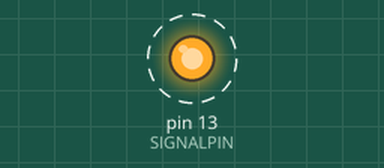
Simulated run of this sketch. Board: Arduino Uno, built with avr-gcc and run on an emulated ATmega328P. Shown: output pins drawn as LEDs (lit = HIGH). Dashed ring = blinking. What the sketch prints to the serial monitor is not drawn.

Above: at 0.5 s.
Timing chart, 0 to 4.6 s (numbered marks = the images above):
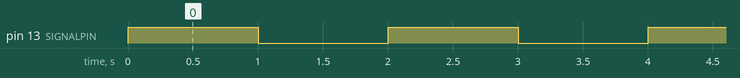

Measured:
- by itself, pin 13 (SIGNALPIN): alternates HIGH for 1.0 s and LOW for 1.0 s

The sketch:

IFDEBUG.ino
```cpp
# define DEBUG 1

const int DELAYTIME = 1000;

void setup() {
  // initialize signal output
  SignalControl_Init();
#ifdef DEBUG
  Serial.begin(9600);
#endif

}

// the loop function runs over and over again forever
void loop() {
#ifdef DEBUG
  Serial.println("Switch LED on");
#endif
  SignalControl_On();   // turn the signal on
  delay(DELAYTIME);     // wait for a second
#ifdef DEBUG
  Serial.println("Switch LED off");
#endif
  SignalControl_Off();  // turn the signal off
  delay(DELAYTIME);     // wait for a second
}
```

SignalControl.ino
```cpp
const int SIGNALPIN = 13;

void SignalControl_Init() {
  // initialize digital pin as an output.
  pinMode(SIGNALPIN, OUTPUT);
}

void SignalControl_On() {
  digitalWrite(SIGNALPIN, HIGH);   // turn the LED on (HIGH is the voltage level)
}

void SignalControl_Off() {
  digitalWrite(SIGNALPIN, LOW);   // turn the LED off (LOW is the voltage level)
}
```
